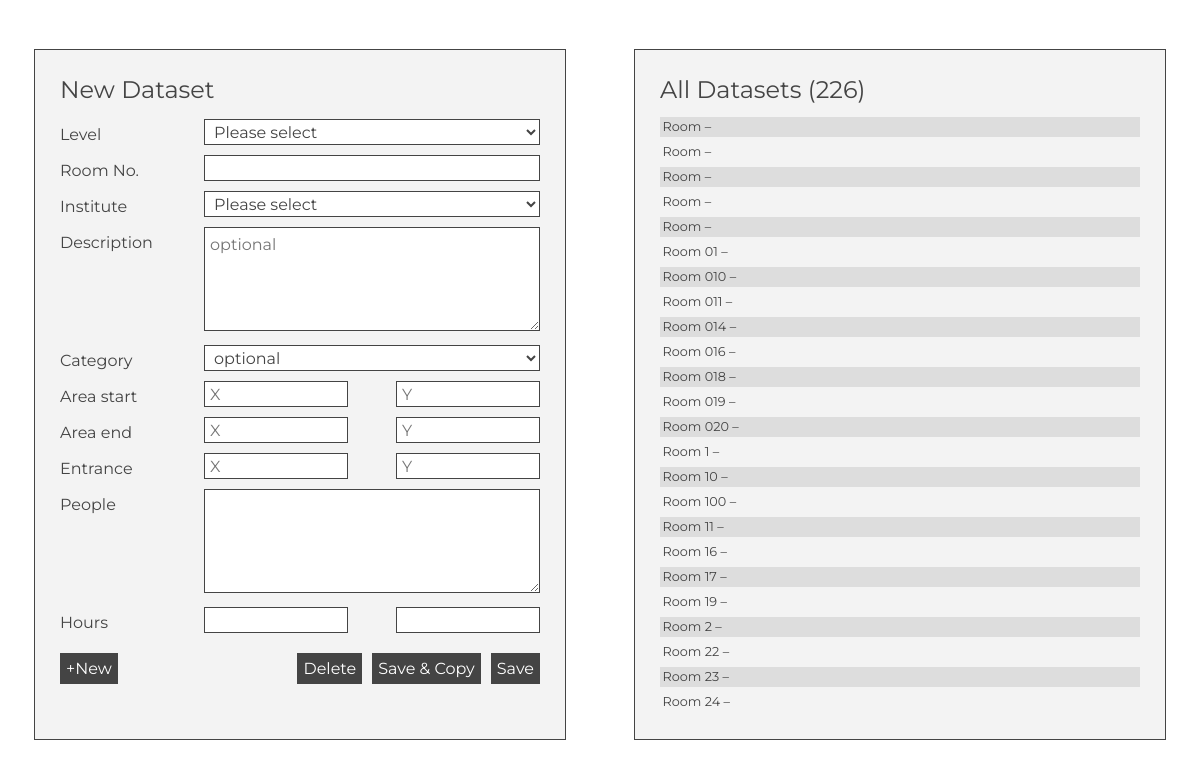
The page /interface.php on the database its author committed.
### tables this page shows
CREATE TABLE `rooms` (
  `id` int(11) NOT NULL,
  `level` int(100) NOT NULL,
  `no` varchar(100) NOT NULL,
  `institute` int(100) NOT NULL,
  `description` longtext NOT NULL,
  `category` int(100) NOT NULL,
  `x1` float NOT NULL,
  `y1` float NOT NULL,
  `x2` float NOT NULL,
  `y2` float NOT NULL,
  `doorX` float NOT NULL,
  `doorY` float NOT NULL,
  `hoursStart` int(11) NOT NULL,
  `hoursEnd` int(11) NOT NULL
);

### datasets.php (the view, shortened to what this page needs)
<?php
include_once("mysql.php");
$query = "SELECT * FROM rooms ORDER BY level ASC, no ASC";
$result = mysqli_query($mysql, $query);
	while ($row = mysqli_fetch_assoc($result))
	{
	$tmpPeople = Array();
	$people = implode("\n", $tmpPeople);
	$peopleReadable = str_replace("\n", ", ", $people);
	echo "<div class='data__row clickable' data-id='{$row["id"]}' data-level='{$row["level"]}' data-no='{$row["no"]}' data-description='{$row["description"]}' data-institute='{$row["institute"]}' data-category='{$row["category"]}' data-x1='{$row["x1"]}' data-y1='{$row["y1"]}' data-x2='{$row["x2"]}' data-y2='{$row["y2"]}' data-doorX='{$row["doorX"]}' data-doorY='{$row["doorY"]}' data-people='$people' data-hoursStart='{$row["hoursStart"]}' data-hoursEnd='{$row["hoursEnd"]}' onclick='editDataset(this)'>Room {$row["no"]} &ndash; $peopleReadable</div>";
	}
?>

### interface.php (shortened to what this page needs)
<?php
include_once("mysql.php");
?>
<!DOCTYPE HTML>
<html>
	<head>
		<link rel="stylesheet" href="https://use.fontawesome.com/releases/v5.3.1/css/all.css">
		<link rel="stylesheet" href="css/style.css">
		<link rel="stylesheet" href="css/interface.css">
	</head>
	<body>
		<div class="wrapper">
			<div class="form">
				<h2 class="form__head">New Dataset</h2>
				<form name="data-form" action="" method="POST">
					<div class="form__row">
						<div class="form__label">Level</div>
						<select class="form__input" name="level" size="1">
							<option value="" disabled selected>Please select</div>
							<?php
							$query = "SELECT * FROM levels ORDER BY id ASC";
							$result = mysqli_query($mysql, $query);
								while ($row = mysqli_fetch_assoc($result))
								{
								echo "<option value='{$row["id"]}'>{$row["name"]}</div>";
								}
							?>
					<div class="form__row">
						<div class="form__label">Room No.</div>
						<input class="form__input" type="text" name="no" />
					</div>
					<div class="form__row">
						<div class="form__label">Institute</div>
						<select class="form__input" name="institute" size="1">
							<option value="" disabled selected>Please select</div>
					<div class="form__row">
						<div class="form__label">Description</div>
						<textarea class="form__input" name="description" placeholder="optional"></textarea>
					</div>
					<div class="form__row">
						<div class="form__label">Category</div>
						<select class="form__input" name="category" size="1">
							<option value="" disabled selected>optional</div>
					<div class="form__row">
						<div class="form__label">Area start</div>
						<input class="form__input form__input--small" type="number" name="x1" placeholder="X" min="0" max="100" />
						<input class="form__input form__input--small" type="number" name="y1" placeholder="Y" min="0" max="100" />
					</div>
					<div class="form__row">
						<div class="form__label">Area end</div>
						<input class="form__input form__input--small" type="number" name="x2" placeholder="X" min="0" max="100" />
						<input class="form__input form__input--small" type="number" name="y2" placeholder="Y" min="0" max="100" />
					</div>
					<div class="form__row">
						<div class="form__label">Entrance</div>
						<input class="form__input form__input--small" type="number" name="doorX" data-name="doorx" placeholder="X" min="0" max="100" />
						<input class="form__input form__input--small" type="number" name="doorY" data-name="doory" placeholder="Y" min="0" max="100" />
					</div>
					<div class="form__row">
						<div class="form__label">People</div>
						<textarea class="form__input" name="people"></textarea>
					</div>
					<div class="form__row">
						<div class="form__label">Hours</div>
						<input class="form__input form__input--small" type="text" name="hoursStart" data-name="hoursstart" />
						<input class="form__input form__input--small" type="text" name="hoursEnd" data-name="hoursend" />
					</div>
					<div class="form__row" style="margin-top: 15px;">
						<div class="form__button clickable transition-fast" onclick="saveDataset('default')">Save</div>
						<div class="form__button clickable transition-fast" onclick="saveDataset('copy')">Save & Copy</div>
						<div class="form__button clickable transition-fast" onclick="deleteDataset()">Delete</div>
						<div class="form__button clickable transition-fast" style="float: left;" onclick="newDataset()">+New</div>
					</div>
			<?php
			$query = "SELECT * FROM rooms ORDER BY id DESC";
			$result = mysqli_query($mysql, $query);
			$amount = mysqli_num_rows($result);
			?>
			<div class="data">
				<h2 class="data__head">All Datasets (<span class="data__amount"><?php echo "$amount"; ?></span>)</h2>
				<div class="data__container">
					<?php
					include("datasets.php");
					?>
				</div>
			</div>
	</body>
</html>

### css/style.css (style rules this page uses)
:root { --main-bg-color: #FFFFFF; --black: #000000; --main-bg-color-transparent: rgba(255, 255, 255, 0.9); --main-font-color: #444444; --aspect-color: #96A84B; --light-color: #DDDDDD; --super-light-color: #F3F3F3; --super-light-color-transparent: rgba(243, 243, 243, 0.9); --path-color: #00DD23; --error-color: #E30000; }
html { min-height: 100%; width: 100%; margin: 0px; }
body { min-height: 100%; width: 100%; margin: 0px; padding: 0px; background: var(--main-bg-color); font-family: "Montserrat"; color: var(--main-font-color); overflow-x: hidden; overflow-y: auto; }
h1, h2, h3, h4, h5, h6, p, ol, ul { width: 100%; margin: 0px; padding: 0px; font-weight: normal; }
input, select, textarea { margin: 0px; padding: 0px; font-family: "Montserrat"; }
select, option { cursor: pointer; }
.clickable { -moz-user-select: none; -webkit-user-select: none; cursor: pointer; }
.transition-fast { transition: 0.25s; -moz-transition: 0.25s; -webkit-transition: 0.25s; -o-transition: 0.25s; }
.wrapper { width: 100%; margin: 2% 0px; }

### css/interface.css (style rules this page uses)
.wrapper { display: flex; justify-content: space-around; }
.form, .data { width: 40%; margin: 25px; padding: 25px; border: 1px solid var(--main-font-color); background: var(--super-light-color); }
.form__head, .data__head { width: 100%; margin-bottom: 10px; float: left; }
.form__row { width: 100%; margin: 5px 0px; float: left; }
.form__label { height: 26px; width: 30%; line-height: 32px; font-size: 1em; color: var(--main-font-color); float: left; }
.form__input { width: 70%; box-sizing: border-box; border: 1px solid var(--main-font-color); background: var(--main-bg-color); color: var(--main-font-color); font-size: 1em; line-height: 24px; }
.form__input--small { width: 30%; }
.form__input--small:nth-child(odd) { float: right; }
input.form__input, select.form__input { height: 26px; padding: 0px 5px; }
textarea.form__input { height: 104px; min-height: 104px; max-height: 208px; min-width: 70%; max-width: 70%; padding: 5px; overflow-x: hidden; overflow-y: auto; }
.form__button { margin-left: 10px; padding: 5px; font-size: 1em; border: 1px solid var(--main-font-color); background: var(--main-font-color); color: var(--main-bg-color); float: right; }
.form__button:last-of-type { margin-left: 0px; }
.data__container { max-height: 600px; width: 100%; overflow-x: hidden; overflow-y: auto; }
.data__row { width: 100%; margin: 2.5px 0px; padding: 2.5px; font-size: 0.8em; color: var(--main-font-color); box-sizing: border-box; float: left; }
.data__row:nth-child(odd) { background: var(--light-color); }

### rows shown on the page
rooms: no "01"
rooms: no "010"
rooms: no "011"
rooms: no "014"
rooms: no "016"
rooms: no "018"
rooms: no "019"
rooms: no "020"
rooms: no "1"
rooms: no "10"
rooms: no "100"
rooms: no "11"
rooms: no "16"
rooms: no "17"
rooms: no "19"
rooms: no "2"
rooms: no "22"
rooms: no "23"
rooms: no "24"

### other values the page prints
$amount "226"
